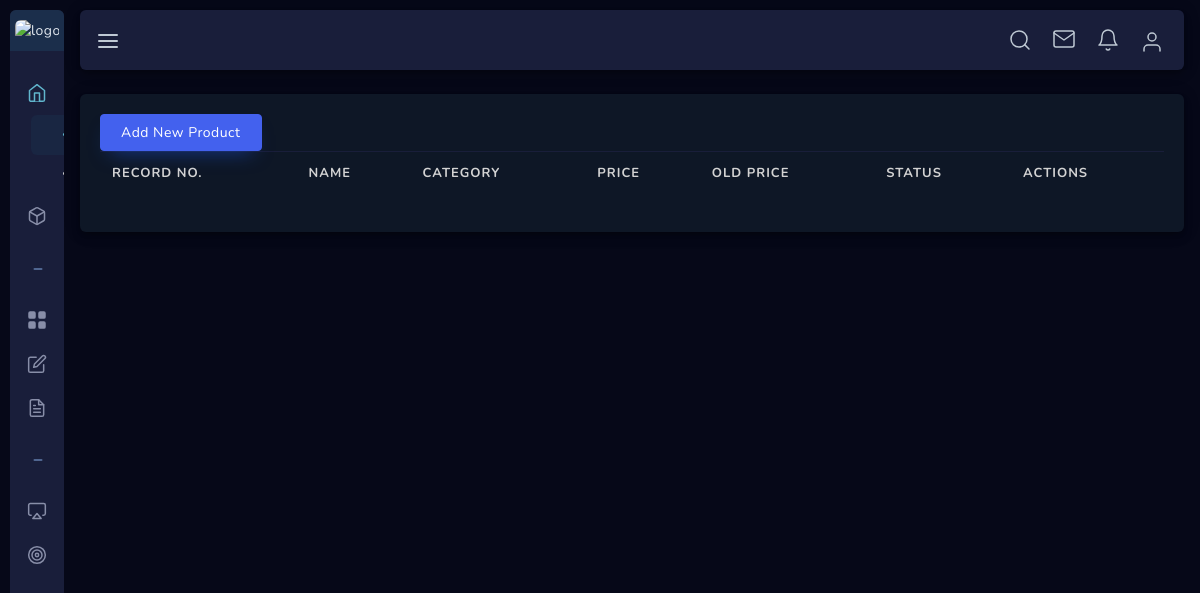
The page /dashboard/products/ on the database as committed earlier.
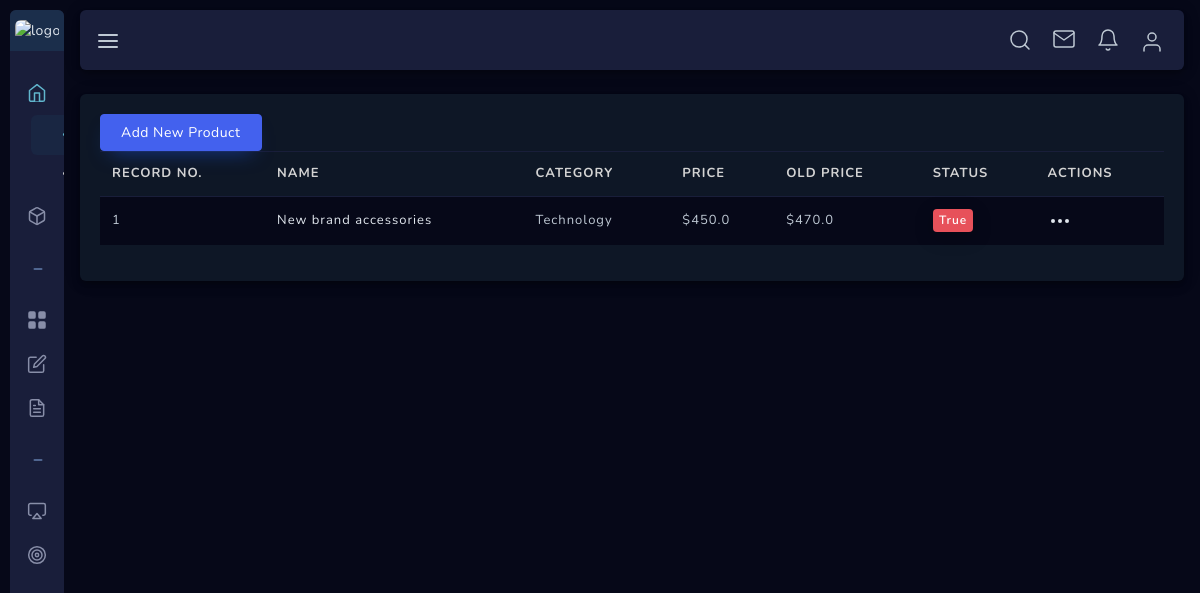
The same page on the database as committed later.
### store/models.py (models this page shows, shortened)
class Product(models.Model):
    name = models.CharField(max_length=250, blank=False, null=False)
    category = models.ForeignKey(Category, on_delete=models.CASCADE, related_name='category')
    preview_des = models.CharField(max_length=255, verbose_name='Short Descriptions')
    description = models.TextField(max_length=1000, verbose_name='Descriptions')
    image = models.ImageField(upload_to='products', default='demo/demo.jpg', blank=False, null=False)
    price = models.FloatField()
    old_price = models.FloatField(default=0.00, blank=True, null=True)
    is_stock = models.BooleanField(default=True)
    slug = models.SlugField()
    created = models.DateTimeField(auto_now_add=True)
    class Meta:
        ordering = ['-created']

class Category(models.Model):
    name = models.CharField(max_length=50, blank=False, null=False)
    image = models.ImageField(upload_to='category', default='demo/demo.jpg', blank=True, null=True)
    parent = models.ForeignKey('self', related_name='children', on_delete=models.CASCADE, blank=True, null=True)
    created = models.DateTimeField(auto_now_add=True)
    def __str__(self):
        return self.name
    class Meta:
        ordering = ['-created', ]
        verbose_name_plural = 'Categories'

### dashboard/views.py (the view, shortened to what this page needs)
# urls.py: path('products/', views.ProductListView.as_view(), name='product_list'),
class ProductListView(TemplateView):
    def get(self, request, *args, **kwargs):
        products = Product.objects.all().order_by('-id')
        context = {
            'products': products
        }
        return render(request, 'dashboard/product_list.html', context)

### notification/templatetags/notification.py (called while the page is built)
@register.filter
def notifications(user):
    if user.is_authenticated:
        user_obj = UserObj.objects.get(user=user)
        notification = Notification.objects.filter(userobj=user_obj, is_read=False).order_by('-id')
        if notification.exists():
            return notification
        else:
            return None
    else:
        return None

### templates/dashboard/product_list.html (shortened to what this page needs)
{% extends 'dashboard/base.html' %}
{% block body %}
    <div class="main-container sidebar-closed sbar-open" id="container">
        {% include 'dashboard/sidebar.html' %}
        <div id="content" class="main-content">
            <div class="layout-px-spacing">
                <div class="row" id="cancel-row">
                    <div class="col-xl-12 col-lg-12 col-sm-12 layout-top-spacing layout-spacing">
                        <div class="widget-content widget-content-area br-6">
                            <a class="btn btn-primary" href={% url 'dashboard:add_new_product' %}>Add New Product</a>
                            <table id="invoice-list" class="table table-hover" style="width:100%">
                                <thead>
                                    <tr>
                                        <th class="checkbox-column"> Record no. </th>
                                        <th>Name</th>
                                        <th>Category</th>
                                        <th>Price</th>
                                        <th>Old Price</th>
                                        <th>Status</th>
                                        <th>Actions</th>
                                    </tr>
                                </thead>
                                <tbody>
                                {% for product in products %}
                                    <tr>
                                        <td class="checkbox-column"> {{product.id}} </td>
                                        <td>
                                            <div class="d-flex">
                                                <p class="align-self-center mb-0 user-name"> {{product.name}} </p>
                                            </div>
                                        </td>
                                        <td><span class="inv-email"> {{product.category}}</span></td>
                                        <td><span class="inv-date"> ${{product.price}} </span></td>
                                        <td><span class="inv-amount">${{product.old_price}}</span></td>
                                        <td><span class="badge badge-danger inv-status">{{product.is_stock}}</span></td>
                                        <td>
                                            <div class="dropdown">
                                                <a class="dropdown-toggle" href="#" role="button" id="dropdownMenuLink2" data-toggle="dropdown" aria-haspopup="true" aria-expanded="true">
                                                </a>
                                            </div>
                                        </td>
                                    </tr>
                                {% endfor %}
                                </tbody>
                            </table>
                        </div>
                    </div>
                </div>
            </div>
        </div>
    </div>
{% endblock body %}

Rows that differ between the two databases and show on the page:
added Product: id "1", name "New brand accessories", category "Technology", price "450.0", old_price "470.0", is_stock "True"
